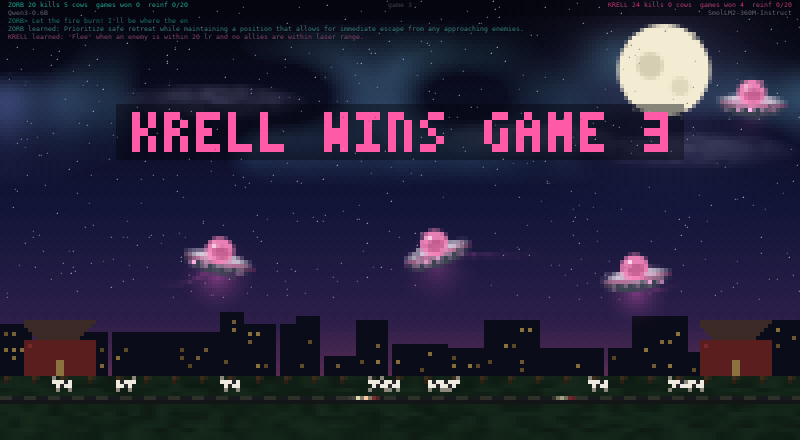
#> input picture eval/snapshots/battle.png, 1600 x 880 px (shown at 1/2 size)
$ python social_preview.py
#> lines starting #> are read from the running program, lines starting #| are printed output that depends on the picture
#!/usr/bin/env python3
"""Render docs/assets/social-preview.png (1280x640, the size GitHub asks for).

The editable source of the social preview is this script: it lays the real battle
screenshot under a dark gradient and sets the title over it, so the card shows the
game rather than a logo. Type is deliberately oversized because link previews show
the image at a fraction of its width. Re-run after replacing eval/snapshots/battle.png.

    python3 eval/social_preview.py            # writes docs/assets/social-preview.png
"""

from __future__ import annotations

import sys
from pathlib import Path

from PIL import Image, ImageDraw, ImageFilter, ImageFont

ROOT = Path(__file__).resolve().parent.parent
SHOT = ROOT / "eval" / "snapshots" / "battle.png"
OUT = ROOT / "docs" / "assets" / "social-preview.png"
ICON = ROOT / "docs" / "assets" / "icon.png"
W, H = 1280, 640
FONTS = [
    "/usr/share/fonts/truetype/noto/NotoSans-{w}.ttf",
    "/usr/share/fonts/truetype/dejavu/DejaVuSans{d}.ttf",
    "/System/Library/Fonts/Supplemental/Arial{a}.ttf",
]


def font(size: int, bold: bool) -> ImageFont.FreeTypeFont:
    for pat in FONTS:
        path = pat.format(w="Bold" if bold else "Regular", d="-Bold" if bold else "", a=" Bold" if bold else "")
        if Path(path).exists():
            return ImageFont.truetype(path, size)
    return ImageFont.load_default(size)  # type: ignore[return-value]


def main() -> int:
    shot = Image.open(SHOT).convert("RGB")
#> shot is the input picture: PIL image 1600x880 RGB; mean R, G, B 37.7, 33.9, 55.4
    # Cover the canvas with the screenshot, cropped from the centre, then dim it.
    scale = max(W / shot.width, H / shot.height)
#> scale = 0.8
    shot = shot.resize((round(shot.width * scale), round(shot.height * scale)), Image.LANCZOS)
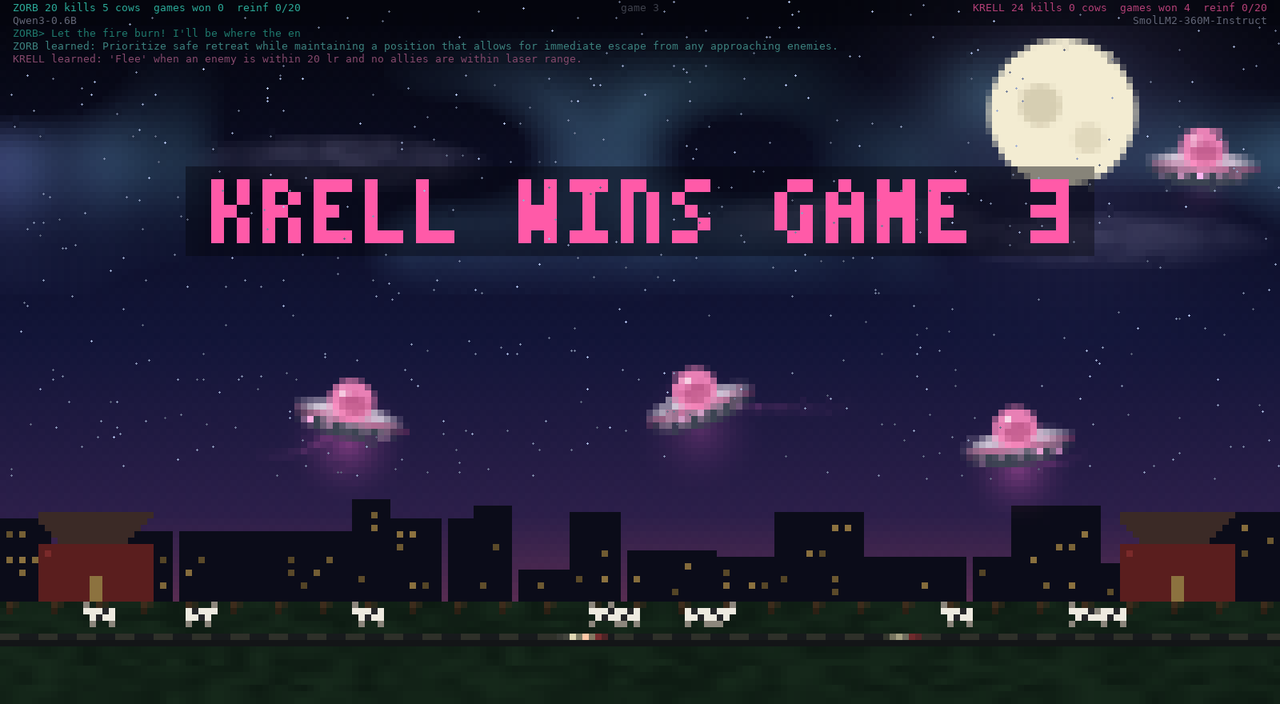
#> shot: PIL image 1280x704 RGB; mean R, G, B 37.6, 33.9, 55.4
    left, top = (shot.width - W) // 2, (shot.height - H) // 2
#> left = 0; top = 32
    bg = shot.crop((left, top, left + W, top + H)).filter(ImageFilter.GaussianBlur(1.2))
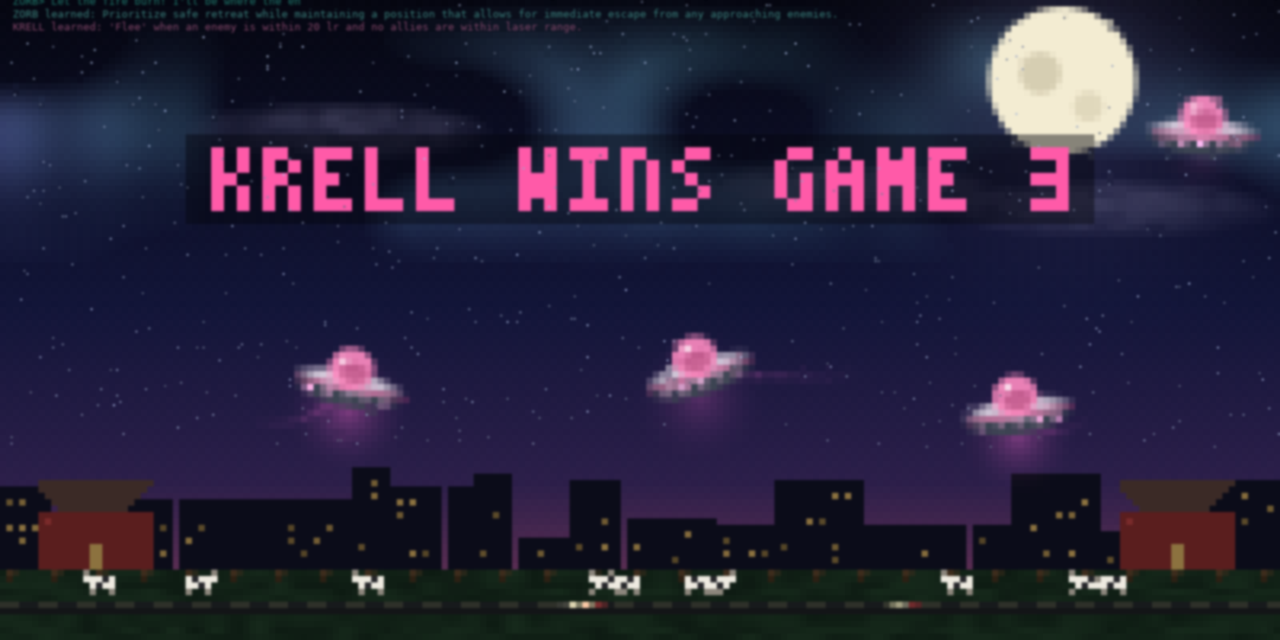
#> bg: PIL image 1280x640 RGB; mean R, G, B 40, 35.1, 58.7
    shade = Image.new("L", (W, H), 0)
#> shade: PIL image 1280x640 L; every value is 0
    sd = ImageDraw.Draw(shade)
    for x in range(W):  # darker on the left where the text sits, the battle shows through on the right
        sd.line([(x, 0), (x, H)], fill=int(215 - 95 * (x / W)))
    bg = Image.composite(Image.new("RGB", (W, H), (7, 9, 20)), bg, shade)
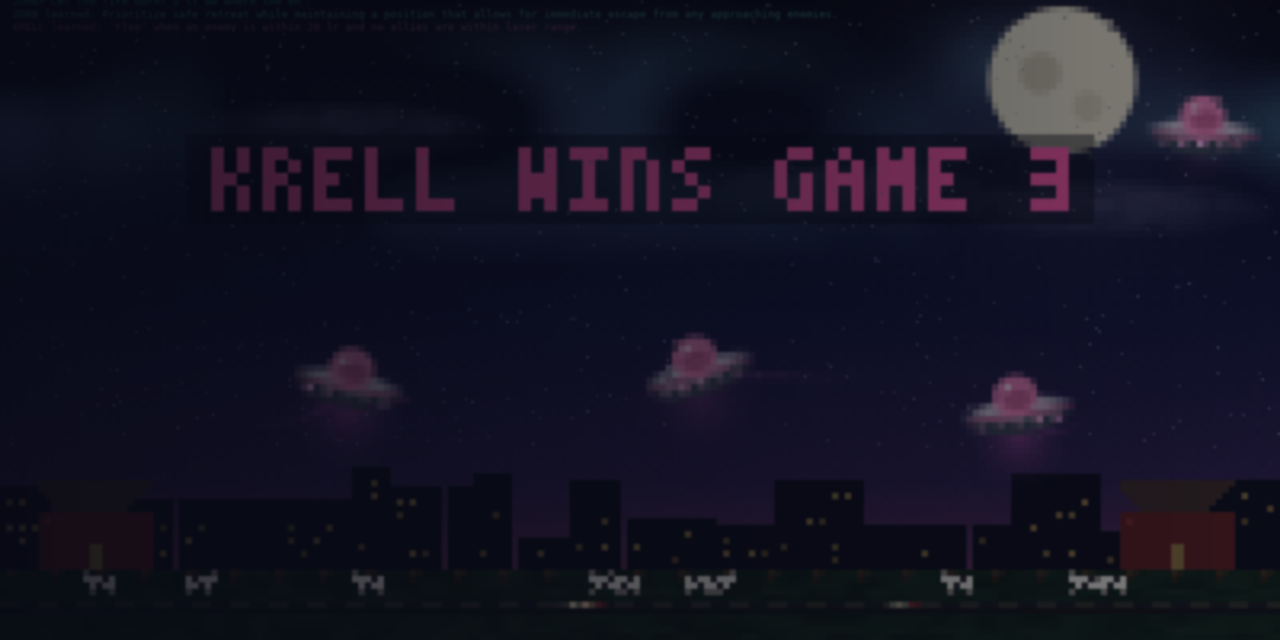
#> bg: PIL image 1280x640 RGB; mean R, G, B 19.1, 18.7, 33.9
    d = ImageDraw.Draw(bg)
    d.rectangle([0, 0, W, 10], fill=(60, 240, 216))

    x = 84
#> (the run stopped early here; a loop or call above may not have finished)

$ run again, with eval/snapshots/abliterated.png copied over eval/snapshots/battle.png
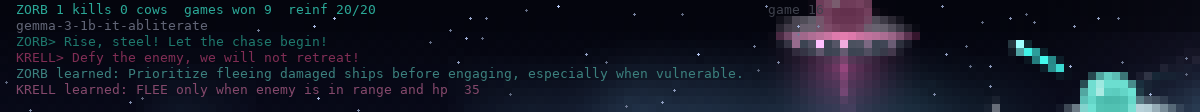
#> input picture eval/snapshots/abliterated.png, 2400 x 224 px (shown at 1/2 size)
#> in main, shot is the input picture: PIL image 2400x224 RGB; mean R, G, B 20.4, 24.2, 36.9
#> shot: PIL image 6857x640 RGB
#> in main, `bg = shot.crop((left, top, left + W, top + H)).filter(ImageFilter.Gaus..`:
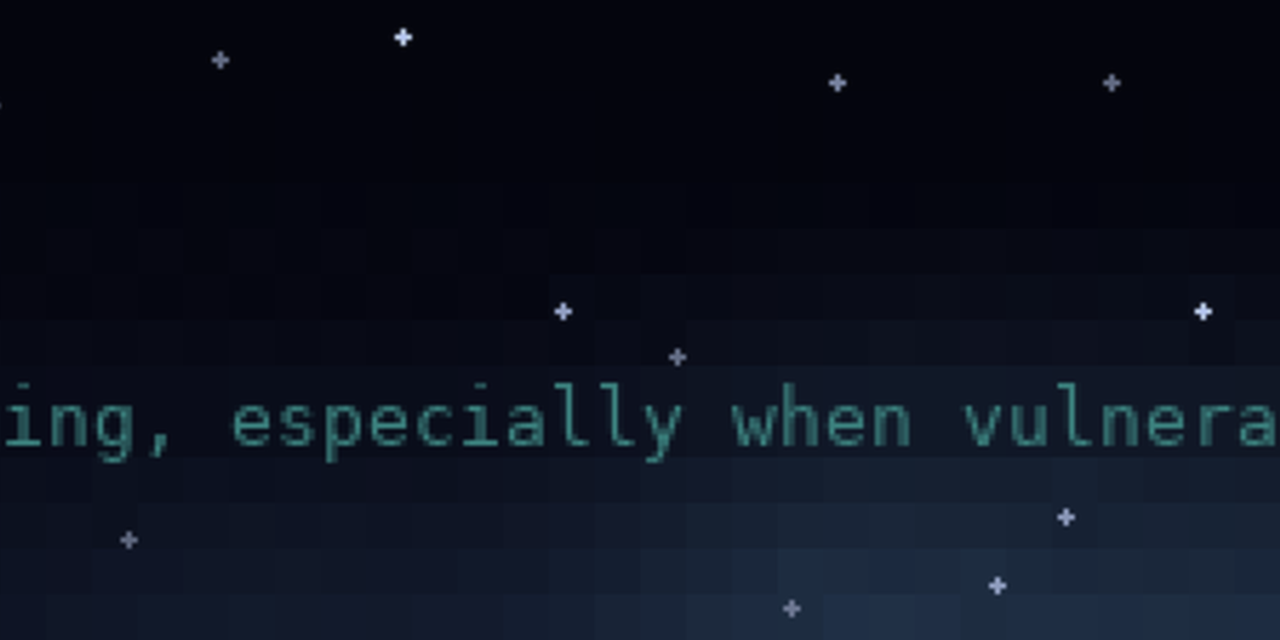
#> bg: PIL image 1280x640 RGB; mean R, G, B 11.8, 17.3, 29.7
#> shade: PIL image 1280x640 L; every value is 0
#> in main, `bg = Image.composite(Image.new("RGB", (W, H), (7, 9, 20)), bg, shade)`:
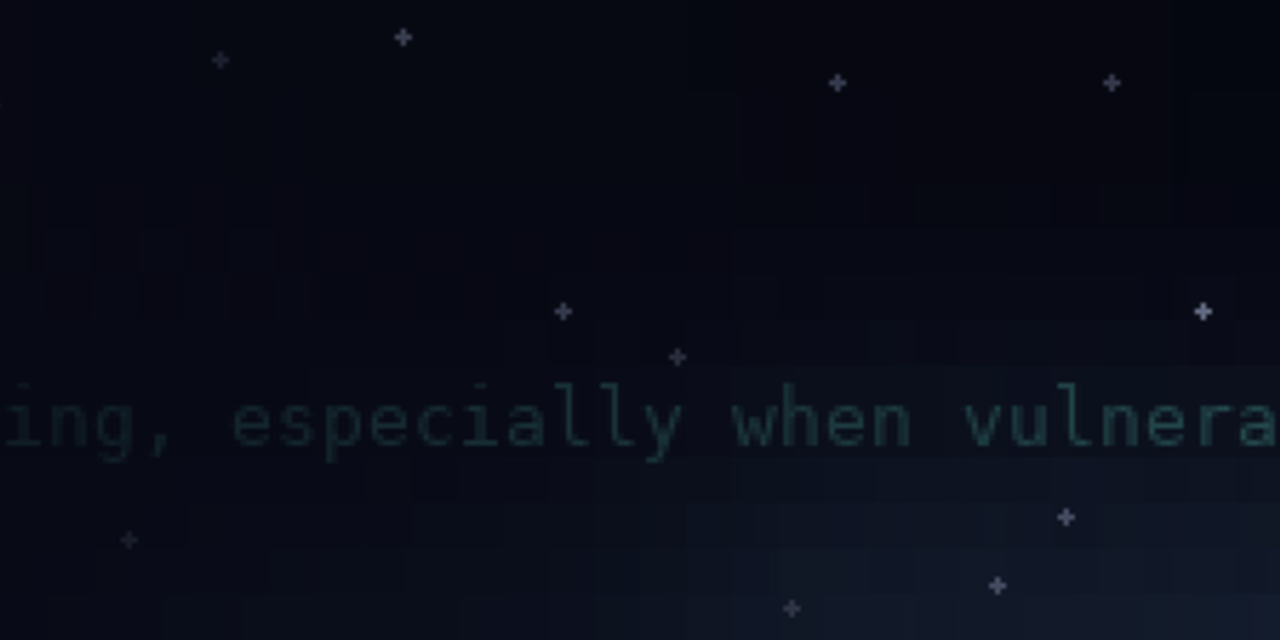
#> bg: PIL image 1280x640 RGB; mean R, G, B 8.9, 12.2, 23.8

$ run again, with eval/snapshots/gallery_200x55.png copied over eval/snapshots/battle.png
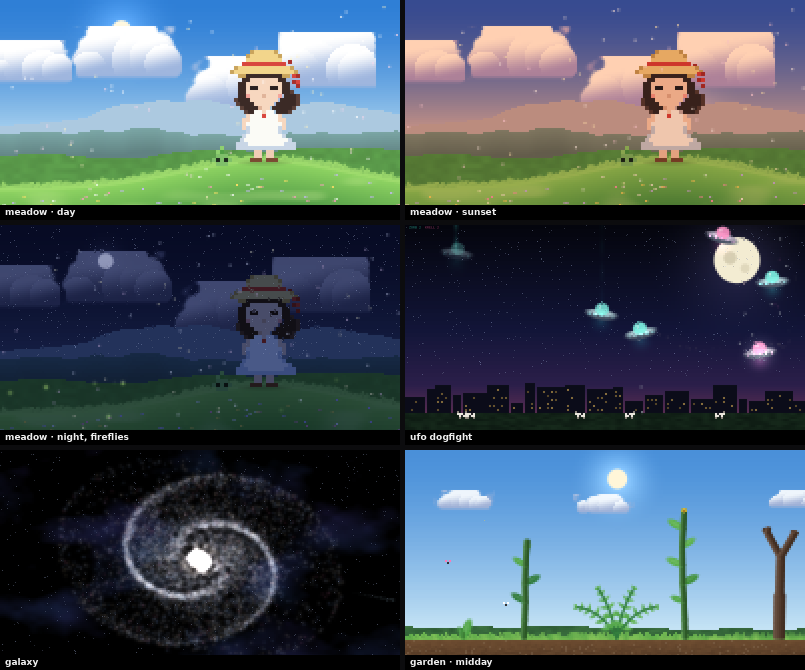
#> input picture eval/snapshots/gallery_200x55.png, 1610 x 1340 px (shown at 1/2 size)
#> in main, shot is the input picture: PIL image 1610x1340 RGB; mean R, G, B 72.3, 87, 97.6
#> shot: PIL image 1280x1065 RGB
#> in main, `bg = shot.crop((left, top, left + W, top + H)).filter(ImageFilter.Gaus..`:
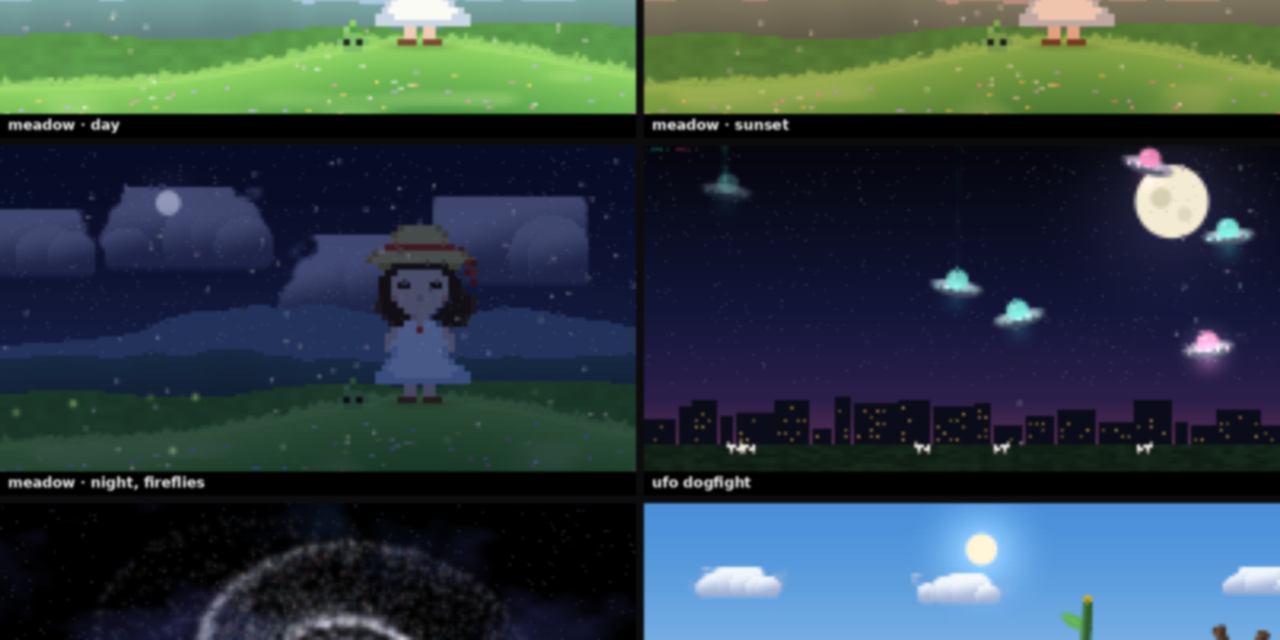
#> bg: PIL image 1280x640 RGB; mean R, G, B 49.1, 65.8, 71.5
#> shade: PIL image 1280x640 L; every value is 0
#> in main, `bg = Image.composite(Image.new("RGB", (W, H), (7, 9, 20)), bg, shade)`:
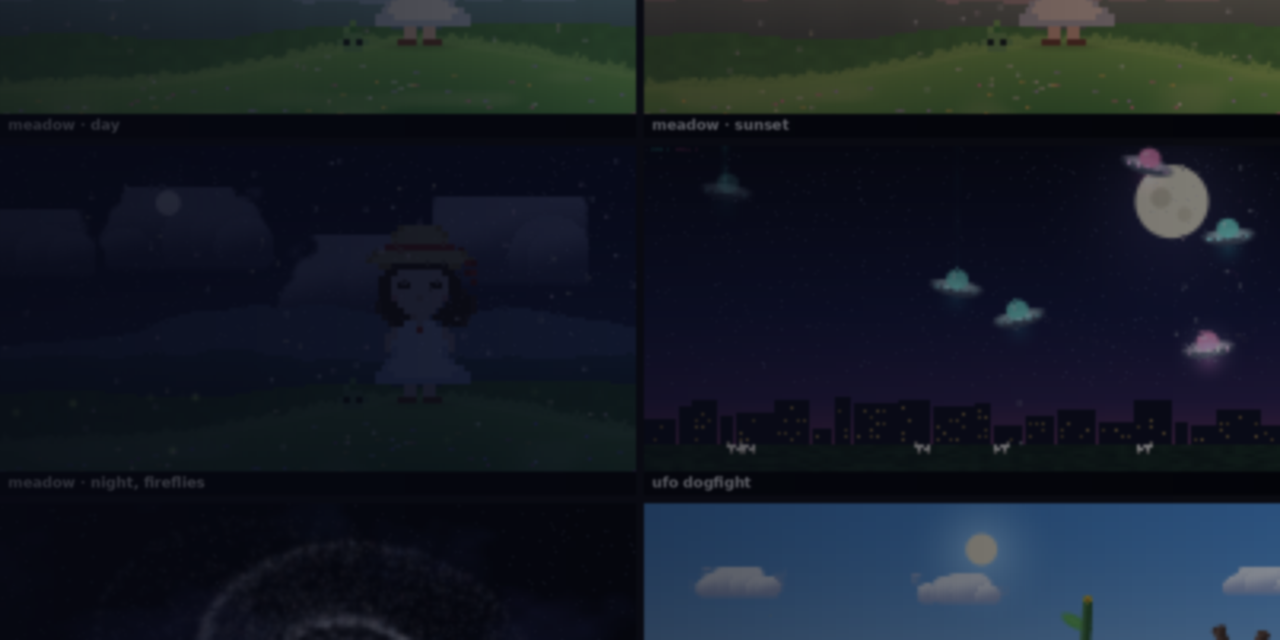
#> bg: PIL image 1280x640 RGB; mean R, G, B 22.5, 29.5, 39.3
